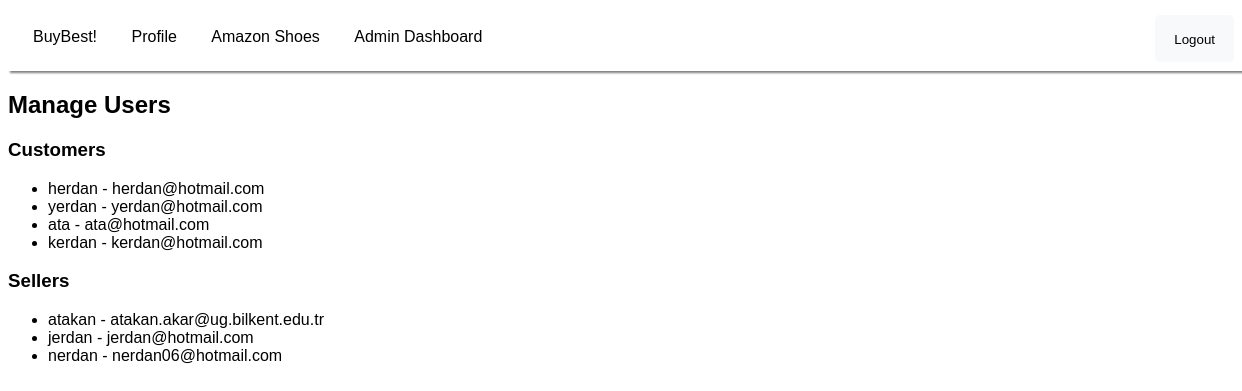
The app's page /admin-dashboard/manage-users/ (signed in), older data.
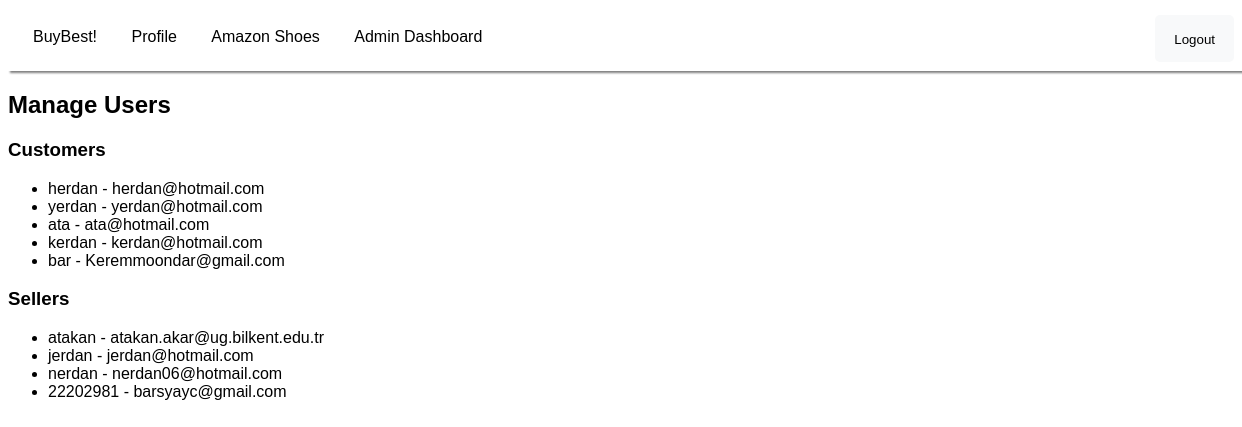
The same page, newer data.
### users/models.py (models this page shows)
class CustomUser(AbstractUser):
    is_customer = models.BooleanField(default=False)
    is_seller = models.BooleanField(default=False)
    balance = models.DecimalField(max_digits=10, decimal_places=2, default=0.00)
    groups = models.ManyToManyField(
        Group,
        related_name='customuser_set',  # Add this line
        blank=True,
        help_text='The groups this user belongs to. A user will get all permissions granted to each of their groups.',
        related_query_name='user',
    )
    user_permissions = models.ManyToManyField(
        Permission,
        related_name='customuser_set',  # Add this line
        blank=True,
        help_text='Specific permissions for this user.',
        related_query_name='user',
    )

### users/views.py (the view)
# urls.py: path('admin-dashboard/manage-users/', views.manage_users, name='manage_users'),
@login_required
def manage_users(request):
    if not request.user.is_staff:
        return render(request, '403.html', status=403)
    customers = CustomUser.objects.filter(is_customer=True)
    sellers = CustomUser.objects.filter(is_seller=True)
    context = {
        'customers': customers,
        'sellers': sellers,
    }
    return render(request, 'manage_users.html', context)

### users/templates/manage_users.html
{% extends "base.html" %}
{% block content %}
<div>
    <h2>Manage Users</h2>
    <h3>Customers</h3>
    <ul>
        {% for customer in customers %}
        <li>{{ customer.username }} - {{ customer.email }}</li>
        {% endfor %}
    </ul>
    <h3>Sellers</h3>
    <ul>
        {% for seller in sellers %}
        <li>{{ seller.username }} - {{ seller.email }}</li>
        {% endfor %}
    </ul>
</div>
{% endblock %}

### users/templates/base.html (shortened to what this page needs)
{% load static %}
<!DOCTYPE html>
<html>
<head>
    <link rel="stylesheet" type="text/css" href="{% static 'users/css/style.css' %}">
</head>
<body>
    {% if not exclude_navbar %}
        {% include 'navbar.html' %}
    {% endif %}
    <div class="content">
        {% block content %}
        {% endblock %}
    </div>
</body>
</html>

### users/templates/navbar.html (shortened to what this page needs)
<nav class="navbar">
    <ul class="nav-list">
        <li><a href="{% url 'home' %}">BuyBest!</a></li>
        <li><a href="{% url 'profile' %}">Profile</a></li>
        <li><a href="{% url 'product_list' %}">Amazon Shoes</a></li>
        {% if user.is_authenticated %}
            {% if user.is_staff %}
                <li><a href="{% url 'admin_dashboard' %}">Admin Dashboard</a></li>
            {% endif %}
            <li class="right">
                <form id="logout-form" action="{% url 'logout' %}" method="post" style="display: inline;">
                    <button type="submit" class="logout-button">Logout</button>
                </form>
            </li>
        {% else %}
            <li class="right"><a href="{% url 'register' %}">Register</a></li>
            <li class="right"><a href="{% url 'login' %}">Login</a></li>
        {% endif %}
    </ul>
</nav>

### users/static/users/css/style.css (style rules this page uses)
form { margin-bottom: 20px; padding: 15px; background-color: #f8f9fa; border-radius: 5px; }
form button { background-color: #007bff; color: white; padding: 10px 15px; border: none; border-radius: 5px; cursor: pointer; }

### users/templates/navbar.html (style rules this page uses)
body { font-family: Arial, sans-serif; background-color: #ffffff; }
.navbar { background-color: #ffffff; color: #000000; padding: 20px; overflow: hidden; border-radius: 0; margin-bottom: 10px; width: 100%; box-shadow: 0 4px 2px -2px gray; }
.nav-list { list-style-type: none; margin: 0; padding: 0; }
.nav-list li { display: inline; margin-right: 20px; font-size: 16px; }
.nav-list a { padding: 5px; color: #000000; text-decoration: none; transition: color 0.3s ease; }
.logout-button { padding: 4px; text-decoration: none; cursor: pointer; background-color: transparent; border: none; color: #000000; transition: background-color 0.3s ease, color 0.3s ease; }
.nav-list .right { float: right; }

Row changes from the older to the newer data that the page shows:
added CustomUser: username "bar", email "Keremmoondar@gmail.com", shown under "Customers"
added CustomUser: username "22202981", email "barsyayc@gmail.com", shown under "Sellers"
